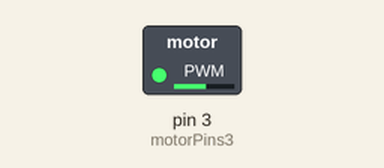
A sketch run on a simulated Arduino Uno, built with avr-gcc and run on an emulated ATmega328P. Shown: switched loads named in the sketch (green lamp = pin HIGH). What the sketch prints to the serial monitor is not drawn.

Above: at 0.05 s.
At 2.35 s:
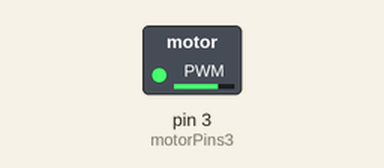
At 4.05 s:
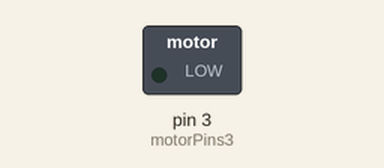
At 5.2 s:
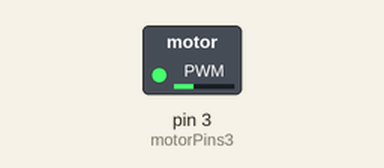
Timing chart, 0 to 7.2 s (numbered marks = the images above):
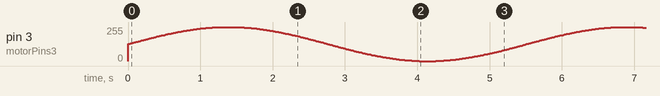

The sketch:

pwm_bdc_control.ino
```cpp
/*
   DC Motor Brushed sketch
   commands from serial port control motor speed
   analog sin signal from 0-255 on pin 3 to demonstrate
   PWM control
*/
const int motorPins3 = 3;

void setup(){
  Serial.begin(9600);
}

void loop(){
  for(int i = 0; i<360; i++){
    //convert 0-360 angle to radian (needed for sin function)
    float rad = DEG_TO_RAD * i;

    //calculate sin of angle as number between 0 and 255
    int sinOut = constrain((sin(rad) * 128) + 128, 0, 255);

    analogWrite(motorPins3, sinOut);

    Serial.println(sinOut);
    delay(15);
  }
}
```
